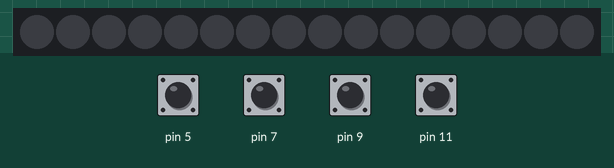
Simulated run of this sketch. Board: Arduino Uno, built with avr-gcc and run on an emulated ATmega328P. On the bench: 16 RGB LEDs in strip order, left to right. The test bench sets the inputs (shaded band); at power-on: pin 5, pin 7, pin 9, pin 11 HIGH. Dim RGB values are drawn brighter than linear; the strip is taken to match the declared colour order.

Above: at 1.2 s.
1.3 s: pin 11 pulled LOW for 1 s
At 1.46 s:
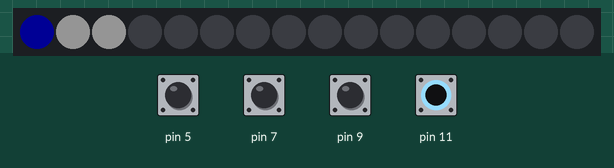
3.8 s: pin 5 pulled LOW for 0.15 s
At 3.9 s:
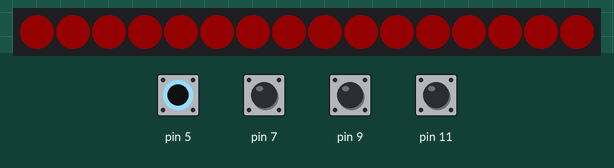
5.4 s: pin 7 pulled LOW for 0.15 s
At 5.5 s:
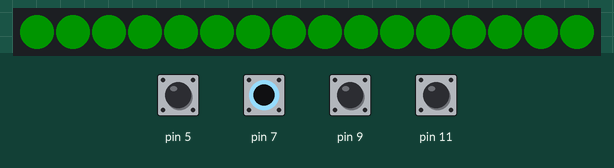
7.0 s: pin 9 pulled LOW for 0.15 s
At 7.1 s:
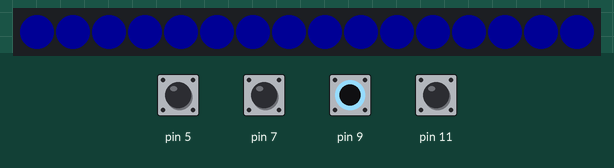
8.6 s: pin 11 pulled LOW for 0.15 s
10.2 s: pin 11 pulled LOW for 1 s
At 10.66 s:
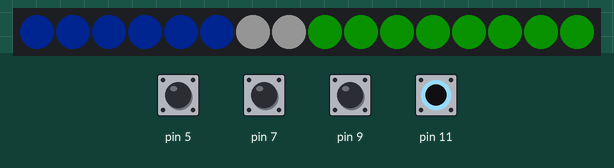
Timing chart, 0 to 13.2 s (numbered marks = the images above; inputs shaded):
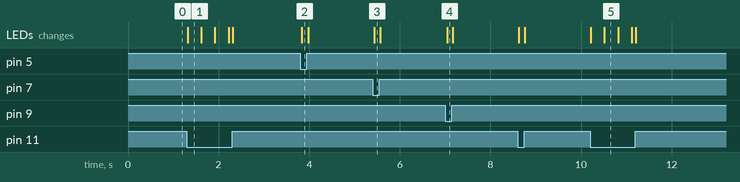

The sketch:

CapacitiveSensorSketch_GXP_ENABLED_.ino
```cpp
#include <CapacitiveSensor.h>
#define REDUCED_MODES
#include <WS2812FX.h>

//#include "Keyboard.h"
#define LED_COUNT 16
#define LED_PIN 13

WS2812FX ws2812fx = WS2812FX(LED_COUNT, LED_PIN, NEO_RGB + NEO_KHZ800);


CapacitiveSensor cs_4_2 = CapacitiveSensor(2, 5);
CapacitiveSensor cs_4_3 = CapacitiveSensor(2, 7);
CapacitiveSensor cs_4_4 = CapacitiveSensor(2, 9);
CapacitiveSensor cs_4_5 = CapacitiveSensor(2, 11);

void setup()
{
    cs_4_2.set_CS_AutocaL_Millis(0xFFFFFFFF);
    cs_4_3.set_CS_AutocaL_Millis(0xFFFFFFFF);
    cs_4_4.set_CS_AutocaL_Millis(0xFFFFFFFF);
    cs_4_5.set_CS_AutocaL_Millis(0xFFFFFFFF);

    ws2812fx.init();
    ws2812fx.setBrightness(20);

    ws2812fx.setSpeed(20);
    //Keyboard.begin();
    ws2812fx.start();
    Serial.begin(9600);

}

int max_value = 200;
bool rainbow = false;
int mode_fx = 2;
int set_mode = 2;

void loop()
{
    ws2812fx.service();

    long start = millis();
    long total1 = cs_4_2.capacitiveSensor(30);
    long total2 = cs_4_3.capacitiveSensor(30);
    long total3 = cs_4_4.capacitiveSensor(30);
    long total4 = cs_4_5.capacitiveSensor(30);


    if (total4 > max_value)
    {
        mode_fx = 32;
        if (rainbow == false)
            ws2812fx.setMode(mode_fx);

        rainbow = true;
    }
    else
    {
        if (total1 > max_value)
        {
            mode_fx = set_mode;
            if (mode_fx != set_mode)
                ws2812fx.setMode(mode_fx);
            ws2812fx.setColor(0xFF0000);
        }

        if (total2 > max_value)
        {
            mode_fx = set_mode;
            if (mode_fx != set_mode)
                ws2812fx.setMode(mode_fx);
            ws2812fx.setColor(0x00FF00);
        }

        if (total3 > max_value)
        {
            mode_fx = set_mode;
            if (mode_fx != set_mode)
                ws2812fx.setMode(mode_fx);
            ws2812fx.setColor(0x0000FF);
        }
    }

    if (total1 < max_value && total2 < max_value && total3 < max_value && total4 < max_value)
    {
        ws2812fx.setMode(0);
        ws2812fx.setColor(0x000000);
        rainbow = false;
    }

  String message;
  while(Serial.available() > 0)
  {
    char c = Serial.read();
    message.concat(c);
  }

  if(message.indexOf("GIVE HANDSHAKE") >= 0)
  {
    String s = "HANDSHAKE";
    Serial.println(s);
  }

  if(message.indexOf("SEND") >= 0)
  {
    String s;

    s.concat(total1);
    s.concat(" ");
    s.concat(total2);
    s.concat(" ");
    s.concat(total3);
    s.concat(" ");
    s.concat(total4);
    s.concat('\n');
     Serial.println(s);
  }


   // delay(1);                             // arbitQQQQQQQQQQQQQQQQQQQQQQQQQQQQQQrary delay to limit data to serial port
}

void ChangeColor(int color)
{
    for (int i = 0; i < LED_COUNT; i++)
    {

        // pixels.Color takes RGB values, from 0,0,0 up to 255,255,255
        if (color == 0)
            ws2812fx.setPixelColor(i, ws2812fx.Color(0, 150, 0)); // Moderately bright green color.

        if (color == 1)
            ws2812fx.setPixelColor(i, ws2812fx.Color(150, 0, 0)); // Moderately bright green color.

        if (color == 2)
            ws2812fx.setPixelColor(i, ws2812fx.Color(0, 0, 150)); // Moderately bright green color.

        if (color == 3)
            ws2812fx.setPixelColor(i, ws2812fx.Color(0, 0, 0)); // Moderately bright green color.

        if (color == 4)
            ws2812fx.setPixelColor(i, ws2812fx.Color(255, 255, 255)); // Moderately bright green color.

        ws2812fx.show(); // This sends the updated pixel color to the hardware.


    }
}


void Flush(){
  while(Serial.available())
   char c=Serial.read();
}
```

Measured:
- after the input at 1.3 s, the LEDs: change at once (image 1)
- after the input at 3.8 s, the LEDs: change at once (image 2)
- after the input at 5.4 s, the LEDs: change at once (image 3)
- after the input at 7.0 s, the LEDs: change at once (image 4)
- after the input at 10.2 s, the LEDs: first change at once (image 5 shows a later state)
